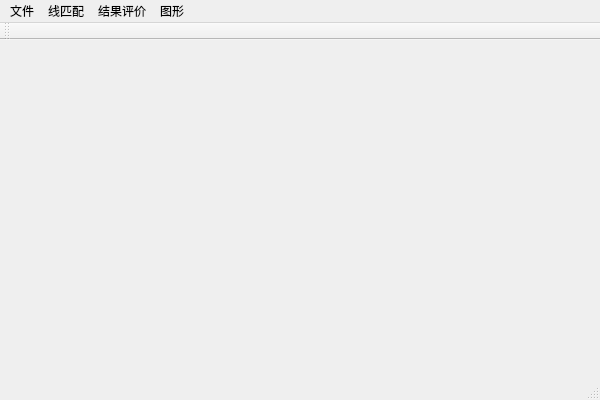
<?xml version="1.0" encoding="UTF-8"?>
<ui version="4.0">
 <class>HausdorffFrechetClass</class>
 <widget class="QMainWindow" name="HausdorffFrechetClass">
  <property name="geometry">
   <rect>
    <x>0</x>
    <y>0</y>
    <width>600</width>
    <height>400</height>
   </rect>
  </property>
  <property name="windowTitle">
   <string>HausdorffFrechet</string>
  </property>
  <widget class="QWidget" name="centralWidget"/>
  <widget class="QMenuBar" name="menuBar">
   <property name="geometry">
    <rect>
     <x>0</x>
     <y>0</y>
     <width>600</width>
     <height>23</height>
    </rect>
   </property>
   <widget class="QMenu" name="menu">
    <property name="title">
     <string>文件</string>
    </property>
    <addaction name="action1_1"/>
    <addaction name="action1_2"/>
    <addaction name="action1_3"/>
   </widget>
   <widget class="QMenu" name="menu_2">
    <property name="title">
     <string>线匹配</string>
    </property>
    <addaction name="action2_1"/>
    <addaction name="action2_2"/>
    <addaction name="action2_3"/>
    <addaction name="action2_4"/>
    <addaction name="action2_5"/>
   </widget>
   <widget class="QMenu" name="menu_3">
    <property name="title">
     <string>结果评价</string>
    </property>
    <addaction name="action3_1"/>
    <addaction name="action3_2"/>
   </widget>
   <widget class="QMenu" name="menu_4">
    <property name="title">
     <string>图形</string>
    </property>
    <addaction name="action4_1"/>
    <addaction name="action4_2"/>
   </widget>
   <addaction name="menu"/>
   <addaction name="menu_2"/>
   <addaction name="menu_3"/>
   <addaction name="menu_4"/>
  </widget>
  <widget class="QToolBar" name="mainToolBar">
   <attribute name="toolBarArea">
    <enum>TopToolBarArea</enum>
   </attribute>
   <attribute name="toolBarBreak">
    <bool>false</bool>
   </attribute>
  </widget>
  <widget class="QStatusBar" name="statusBar"/>
  <action name="action1_1">
   <property name="text">
    <string>读取文件</string>
   </property>
  </action>
  <action name="action1_2">
   <property name="text">
    <string>保存报告</string>
   </property>
  </action>
  <action name="action1_3">
   <property name="text">
    <string>退出</string>
   </property>
  </action>
  <action name="action2_1">
   <property name="text">
    <string>基于传统Hausdorff距离</string>
   </property>
  </action>
  <action name="action2_2">
   <property name="text">
    <string>基于离散Frechet距离</string>
   </property>
  </action>
  <action name="action3">
   <property name="text">
    <string>基于离散Frechet距离</string>
   </property>
  </action>
  <action name="action4">
   <property name="text">
    <string>基于改进的Hausdorff_SMHD距离</string>
   </property>
  </action>
  <action name="action5">
   <property name="text">
    <string>基于平均Frechet距离ToolStripMenuItem</string>
   </property>
  </action>
  <action name="action3_1">
   <property name="text">
    <string>读入参考数据</string>
   </property>
  </action>
  <action name="action3_2">
   <property name="text">
    <string>评价</string>
   </property>
  </action>
  <action name="action4_1">
   <property name="text">
    <string>绘制图形</string>
   </property>
  </action>
  <action name="action4_2">
   <property name="text">
    <string>保存图形</string>
   </property>
  </action>
  <action name="action2_3">
   <property name="text">
    <string>基于改进的Hausdorff(SMHD)距离</string>
   </property>
  </action>
  <action name="action2_4">
   <property name="text">
    <string>基于平均Frechet距离</string>
   </property>
  </action>
  <action name="action2_5">
   <property name="text">
    <string>一键生成全部</string>
   </property>
  </action>
 </widget>
 <layoutdefault spacing="6" margin="11"/>
 <resources>
  <include location="HausdorffFrechet.qrc"/>
 </resources>
 <connections/>
</ui>
